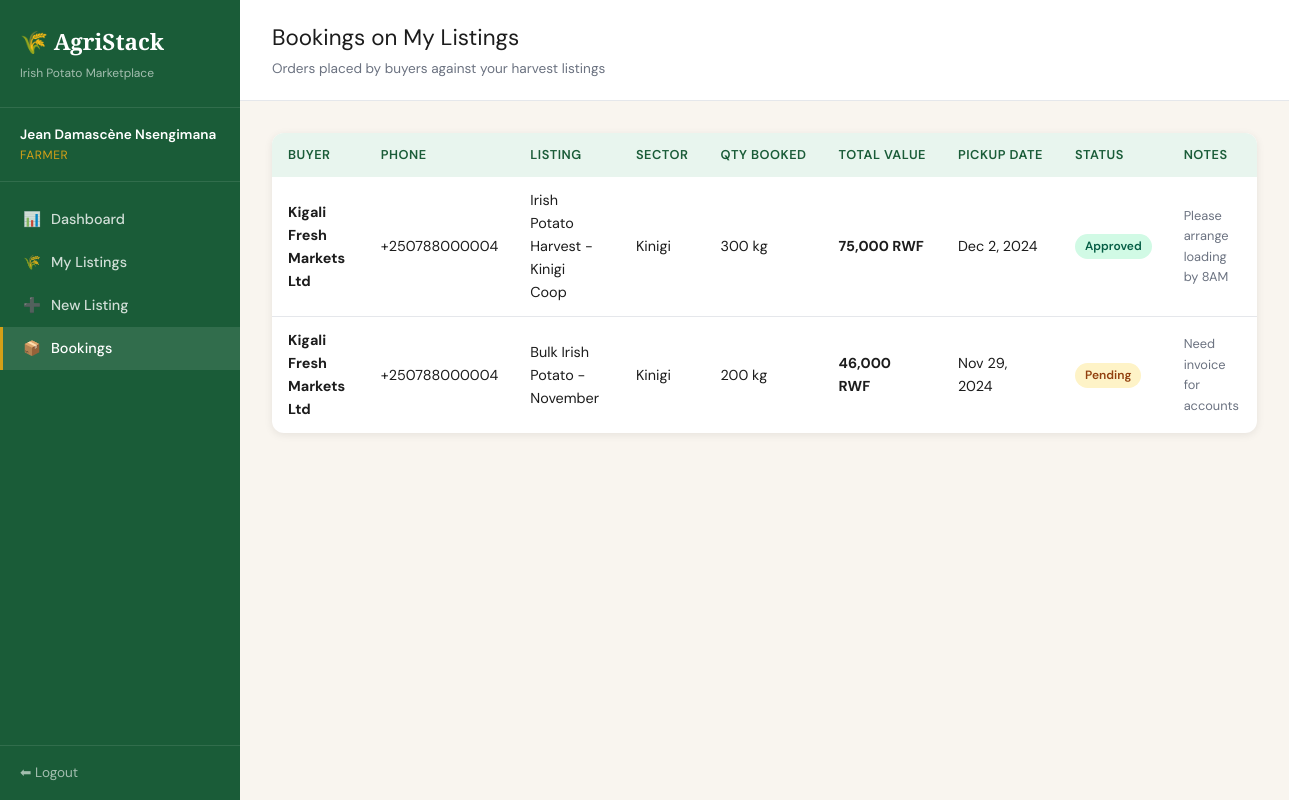
Screenshot of /farmer/bookings (signed in) with the database file from the repository.
### tables this page shows
CREATE TABLE bookings (
    id              INT AUTO_INCREMENT PRIMARY KEY,
    listing_id      INT NOT NULL,
    buyer_id        INT NOT NULL,
    quantity_kg     DECIMAL(10,2) NOT NULL,
    price_per_kg    DECIMAL(10,2) NOT NULL,
    total_value     DECIMAL(12,2) GENERATED ALWAYS AS (quantity_kg * price_per_kg) STORED,
    preferred_date  DATE NOT NULL,
    notes           TEXT,
    status          ENUM('pending','approved','collected') NOT NULL DEFAULT 'pending',
    created_at      DATETIME NOT NULL DEFAULT CURRENT_TIMESTAMP,
    updated_at      DATETIME ON UPDATE CURRENT_TIMESTAMP,
    FOREIGN KEY (listing_id) REFERENCES listings(id) ON DELETE CASCADE,
    FOREIGN KEY (buyer_id) REFERENCES users(id) ON DELETE CASCADE
);

CREATE TABLE users (
    id          INT AUTO_INCREMENT PRIMARY KEY,
    name        VARCHAR(150) NOT NULL,
    email       VARCHAR(150) NOT NULL UNIQUE,
    password    VARCHAR(255) NOT NULL,
    phone       VARCHAR(20),
    role        ENUM('farmer','buyer','admin') NOT NULL DEFAULT 'farmer',
    sector      VARCHAR(100),
    is_active   TINYINT(1) NOT NULL DEFAULT 1,
    created_at  DATETIME NOT NULL DEFAULT CURRENT_TIMESTAMP
);

CREATE TABLE listings (
    id              INT AUTO_INCREMENT PRIMARY KEY,
    farmer_id       INT NOT NULL,
    title           VARCHAR(200) NOT NULL DEFAULT 'Irish Potato Harvest',
    quantity_kg     DECIMAL(10,2) NOT NULL,
    price_per_kg    DECIMAL(10,2) NOT NULL,
    pickup_sector   VARCHAR(100) NOT NULL,
    harvest_date    DATE NOT NULL,
    description     TEXT,
    status          ENUM('pending','approved','rejected') NOT NULL DEFAULT 'pending',
    created_at      DATETIME NOT NULL DEFAULT CURRENT_TIMESTAMP,
    updated_at      DATETIME ON UPDATE CURRENT_TIMESTAMP,
    FOREIGN KEY (farmer_id) REFERENCES users(id) ON DELETE CASCADE
);

### app/controllers/FarmerController.php (called while the page is built, shortened)
<?php
require_once __DIR__ . '/../models/BookingModel.php';
class FarmerController {
    private BookingModel $bookingModel;
    public function __construct() {
        $this->bookingModel = new BookingModel();
    }
    public function bookings(): void {
        $user     = currentUser();
        $bookings = $this->bookingModel->getByFarmerListings($user['id']);
        require_once __DIR__ . '/../views/farmer/bookings.php';
    }
}

### index.php (called while the page is built, shortened)
<?php
require_once __DIR__ . '/app/core/Database.php';
require_once __DIR__ . '/app/core/helpers.php';
$requestUri  = $_SERVER['REQUEST_URI'];
$scriptName  = dirname($_SERVER['SCRIPT_NAME']);
$path        = str_replace($scriptName, '', $requestUri);
$path        = strtok($path, '?');
$path        = rtrim($path, '/') ?: '/';
$routes = [
    'GET' => [
        '/'                        => ['AuthController',    'index'],
        '/login'                   => ['AuthController',    'loginForm'],
        '/register'                => ['AuthController',    'registerForm'],
        '/logout'                  => ['AuthController',    'logout'],
        '/farmer/dashboard'        => ['FarmerController',  'dashboard'],
        '/farmer/listings'         => ['FarmerController',  'listings'],
        '/farmer/listings/create'  => ['FarmerController',  'createForm'],
        '/farmer/listings/edit'    => ['FarmerController',  'editForm'],
        '/farmer/listings/delete'  => ['FarmerController',  'delete'],
        '/farmer/bookings'         => ['FarmerController',  'bookings'],
        '/buyer/dashboard'         => ['BuyerController',   'dashboard'],
        '/buyer/listings'          => ['BuyerController',   'listings'],
        '/buyer/book'              => ['BuyerController',   'bookForm'],
        '/buyer/bookings'          => ['BuyerController',   'bookings'],
        '/admin/dashboard'         => ['AdminController',   'dashboard'],
        '/admin/listings'          => ['AdminController',   'listings'],
        '/admin/listings/approve'  => ['AdminController',   'approveListing'],
        '/admin/listings/reject'   => ['AdminController',   'rejectListing'],
        '/admin/bookings'          => ['AdminController',   'bookings'],
        '/admin/bookings/advance'  => ['AdminController',   'advanceBooking'],
        '/admin/users'             => ['AdminController',   'users'],
        '/admin/users/toggle'      => ['AdminController',   'toggleUser'],
        '/admin/audit-log'         => ['AdminController',   'auditLog'],
    ],
    'POST' => [
        '/login'                   => ['AuthController',    'login'],
        '/register'                => ['AuthController',    'register'],
        '/farmer/listings/create'  => ['FarmerController',  'create'],
        '/farmer/listings/edit'    => ['FarmerController',  'edit'],
        '/buyer/book'              => ['BuyerController',   'book'],
    ],
];
$method = $_SERVER['REQUEST_METHOD'];
$route  = $routes[$method][$path] ?? null;
[$controllerName, $action] = $route;
$controller = new $controllerName();
$controller->$action();

### app/core/Database.php (called while the page is built, shortened)
<?php
class Database {
    private static $instance = null;
    private $conn;
    private function __construct() {
        $this->conn = new mysqli(DB_HOST, DB_USER, DB_PASS, DB_NAME, DB_PORT);
        $this->conn->set_charset("utf8mb4");
    }
    public static function getInstance(): Database {
        if (self::$instance === null) {
            self::$instance = new Database();
        }
        return self::$instance;
    }
    public function query(string $sql, string $types = '', array $params = []): mysqli_result|bool {
        $stmt = $this->conn->prepare($sql);
        if ($types && $params) {
            $stmt->bind_param($types, ...$params);
        }
        $stmt->execute();
        $result = $stmt->get_result();
        return $result !== false ? $result : true;
    }
    public function fetchAll(string $sql, string $types = '', array $params = []): array {
        $result = $this->query($sql, $types, $params);
        if ($result instanceof mysqli_result) {
            return $result->fetch_all(MYSQLI_ASSOC);
        }
        return [];
    }
}

### app/models/BookingModel.php (called while the page is built, shortened)
<?php
class BookingModel {
    private Database $db;
    public function __construct() {
        $this->db = Database::getInstance();
    }
    public function getByFarmerListings(int $farmerId): array {
        return $this->db->fetchAll(
            "SELECT b.*, l.title as listing_title, l.pickup_sector, u.name as buyer_name, u.phone as buyer_phone
             FROM bookings b
             JOIN listings l ON b.listing_id = l.id
             JOIN users u ON b.buyer_id = u.id
             WHERE l.farmer_id = ?
             ORDER BY b.created_at DESC",
            'i', [$farmerId]
        );
    }
}

### app/views/farmer/bookings.php (the view, shortened to what this page needs)
<?php $pageTitle = 'Bookings'; require_once __DIR__ . '/../partials/header.php'; ?>
<div class="page-header">
  <div>
    <div class="page-title">Bookings on My Listings</div>
    <div class="page-subtitle">Orders placed by buyers against your harvest listings</div>
  </div>
</div>
<div class="page-body">
  <div class="card">
    <div class="table-wrap">
      <?php if (empty($bookings)): ?>
        <div class="empty-state">
          <div class="empty-icon">📦</div>
          <h3>No bookings yet</h3>
          <p>Once buyers place orders on your approved listings, they'll appear here.</p>
        </div>
      <?php else: ?>
      <table>
        <thead>
          <tr><th>Buyer</th><th>Phone</th><th>Listing</th><th>Sector</th><th>Qty Booked</th><th>Total Value</th><th>Pickup Date</th><th>Status</th><th>Notes</th></tr>
        </thead>
        <tbody>
          <?php foreach ($bookings as $b): ?>
          <tr>
            <td><strong><?= e($b['buyer_name']) ?></strong></td>
            <td><?= e($b['buyer_phone']) ?></td>
            <td><?= e($b['listing_title']) ?></td>
            <td><?= e($b['pickup_sector']) ?></td>
            <td><?= number_format($b['quantity_kg']) ?> kg</td>
            <td><strong><?= formatRwf($b['total_value']) ?></strong></td>
            <td><?= date('M j, Y', strtotime($b['preferred_date'])) ?></td>
            <td><?= statusBadge($b['status']) ?></td>
            <td style="max-width:150px;font-size:0.8rem;color:var(--text-muted)"><?= e($b['notes']) ?></td>
          </tr>
          <?php endforeach; ?>
        </tbody>
      </table>
      <?php endif; ?>
    </div>
  </div>
</div>
<?php require_once __DIR__ . '/../partials/footer.php'; ?>

### app/core/helpers.php (shortened to what this page needs)
<?php
function currentUser(): array {
    return [
        'id'   => $_SESSION['user_id'] ?? null,
        'name' => $_SESSION['user_name'] ?? '',
        'role' => $_SESSION['user_role'] ?? '',
    ];
}
function e(mixed $val): string {
    return htmlspecialchars((string)$val, ENT_QUOTES, 'UTF-8');
}
function formatRwf(float $amount): string {
    return number_format($amount, 0, '.', ',') . ' RWF';
}
function statusBadge(string $status): string {
    $map = [
        'pending'  => ['#FEF3C7', '#92400E'],
        'approved' => ['#D1FAE5', '#065F46'],
        'collected'=> ['#DBEAFE', '#1E40AF'],
        'rejected' => ['#FEE2E2', '#991B1B'],
    ];
    [$bg, $fg] = $map[$status] ?? ['#F3F4F6', '#374151'];
    $label = ucfirst($status);
    return "<span class='badge' style='background:$bg;color:$fg'>$label</span>";
}

### public/css/style.css (style rules this page uses)
:root { --green-dark: #1A5C38; --green-mid: #2E8B57; --green-light:#E8F5EE; --gold: #D4A017; --gold-light: #FFF8E1; --cream: #F9F5EF; --white: #FFFFFF; --text-dark: #1C1C1C; --text-muted: #6B7280; --red: #DC2626; --amber: #F59E0B; --blue: #2563EB; --border: #E5E7EB; --shadow: 0 2px 8px rgba(0,0,0,0.08); --shadow-md: 0 4px 16px rgba(0,0,0,0.12); --radius: 12px; --radius-sm: 8px; }
*, *::before, *::after { box-sizing: border-box; margin: 0; padding: 0; }
html { font-size: 16px; scroll-behavior: smooth; }
body { font-family: 'DM Sans', sans-serif; background: var(--cream); color: var(--text-dark); line-height: 1.6; min-height: 100vh; }
.page-header { background: var(--white); border-bottom: 1px solid var(--border); padding: 20px 32px; display: flex; align-items: center; justify-content: space-between; gap: 16px; flex-wrap: wrap; }
.page-title { font-size: 1.4rem; color: var(--text-dark); }
.page-subtitle { font-size: 0.85rem; color: var(--text-muted); margin-top: 2px; }
.page-body { padding: 32px; flex: 1; }
.card { background: var(--white); border-radius: var(--radius); box-shadow: var(--shadow); overflow: hidden; margin-bottom: 24px; }
.table-wrap { overflow-x: auto; }
table { width: 100%; border-collapse: collapse; font-size: 0.9rem; }
thead th { background: var(--green-light); color: var(--green-dark); font-weight: 600; padding: 12px 16px; text-align: left; font-size: 0.8rem; text-transform: uppercase; letter-spacing: 0.04em; white-space: nowrap; }
tbody tr { border-bottom: 1px solid var(--border); transition: background 0.1s; }
tbody tr:last-child { border-bottom: none; }
tbody td { padding: 12px 16px; color: var(--text-dark); vertical-align: middle; }
.badge { display: inline-flex; align-items: center; padding: 3px 10px; border-radius: 20px; font-size: 0.75rem; font-weight: 600; white-space: nowrap; }

### rows the page displays
bookings: buyer.name "Kigali Fresh Markets Ltd", buyer.phone "+250788000004", listing.title "Irish Potato Harvest - Kinigi Coop", listing.pickup_sector "Kinigi", quantity_kg "300", total_value "75,000 RWF", preferred_date "Dec 2, 2024", status "Approved", notes "Please arrange loading by 8AM"
bookings: buyer.name "Kigali Fresh Markets Ltd", buyer.phone "+250788000004", listing.title "Bulk Irish Potato - November", listing.pickup_sector "Kinigi", quantity_kg "200", total_value "46,000 RWF", preferred_date "Nov 29, 2024", status "Pending", notes "Need invoice for accounts"

### other values shown
$u['name'] "Jean Damascène Nsengimana"
$role "FARMER"
$item['icon'] "📊"
$item['label'] "Dashboard"
$item['icon'] "🌾"
$item['label'] "My Listings"
$item['icon'] "➕"
$item['label'] "New Listing"
$item['icon'] "📦"
$item['label'] "Bookings"
